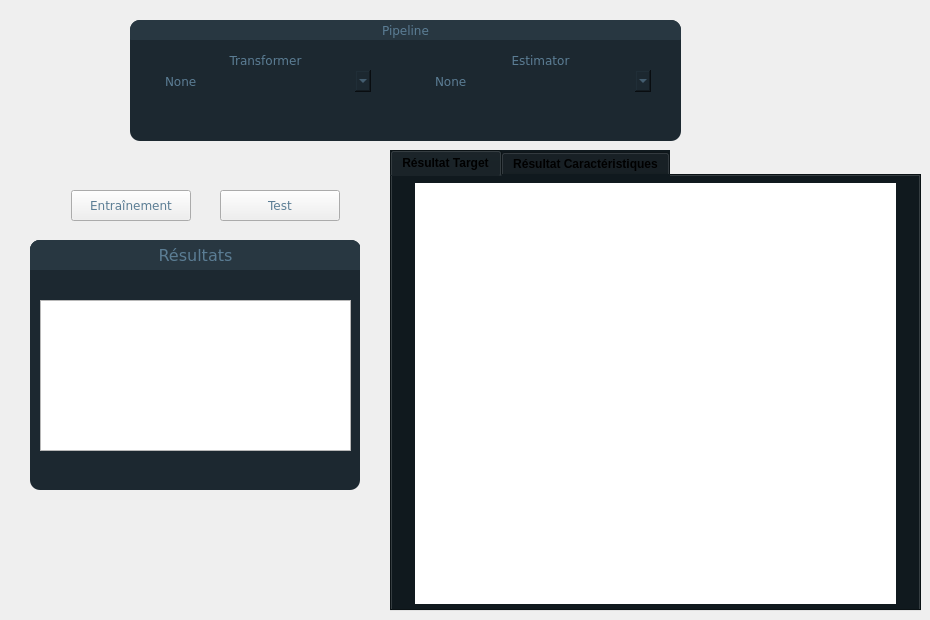
      <widget class="QWidget" name="tab_2">
       <attribute name="title">
        <string>Régression</string>
       </attribute>
       <widget class="QGroupBox" name="pipelineClassif_2">
        <property name="geometry">
         <rect>
          <x>130</x>
          <y>20</y>
          <width>551</width>
          <height>121</height>
         </rect>
        </property>
        <property name="styleSheet">
         <string notr="true">background-color: rgb(28, 40, 48);
color: rgb(91, 125, 148);
border-radius: 10px;</string>
        </property>
        <property name="title">
         <string/>
        </property>
        <property name="alignment">
         <set>Qt::AlignCenter</set>
        </property>
        <widget class="QComboBox" name="transformerCombo_2">
         <property name="geometry">
          <rect>
           <x>30</x>
           <y>50</y>
           <width>211</width>
           <height>22</height>
          </rect>
         </property>
         <property name="font">
          <font>
           <family>Verdana</family>
          </font>
         </property>
         <property name="cursor">
          <cursorShape>PointingHandCursor</cursorShape>
         </property>
         <property name="styleSheet">
          <string notr="true">
color: rgb(91, 125, 148);</string>
         </property>
         <item>
          <property name="text">
           <string>None</string>
          </property>
         </item>
         <item>
          <property name="text">
           <string>PolynomialFeatures</string>
          </property>
         </item>
        </widget>
        <widget class="QComboBox" name="estimatorCombo_2">
         <property name="geometry">
          <rect>
           <x>300</x>
           <y>50</y>
           <width>221</width>
           <height>22</height>
          </rect>
         </property>
         <property name="font">
          <font>
           <family>Verdana</family>
          </font>
         </property>
         <property name="cursor">
          <cursorShape>PointingHandCursor</cursorShape>
         </property>
         <property name="styleSheet">
          <string notr="true">
color: rgb(91, 125, 148);</string>
         </property>
         <item>
          <property name="text">
           <string>None</string>
          </property>
         </item>
         <item>
          <property name="text">
           <string>LinearRegression</string>
          </property>
         </item>
         <item>
          <property name="text">
           <string>Ridge</string>
          </property>
         </item>
         <item>
          <property name="text">
           <string>Lasso</string>
          </property>
         </item>
        </widget>
        <widget class="QLabel" name="label_19">
         <property name="geometry">
          <rect>
           <x>30</x>
           <y>30</y>
           <width>211</width>
           <height>20</height>
          </rect>
         </property>
         <property name="font">
          <font>
           <family>Verdana</family>
          </font>
         </property>
         <property name="styleSheet">
          <string notr="true">color: rgb(91, 125, 148);</string>
         </property>
         <property name="text">
          <string>Transformer</string>
         </property>
         <property name="alignment">
          <set>Qt::AlignCenter</set>
         </property>
        </widget>
        <widget class="QLabel" name="label_22">
         <property name="geometry">
          <rect>
           <x>300</x>
           <y>30</y>
           <width>221</width>
           <height>20</height>
          </rect>
         </property>
         <property name="font">
          <font>
           <family>Verdana</family>
          </font>
         </property>
         <property name="styleSheet">
          <string notr="true">color: rgb(91, 125, 148);</string>
         </property>
         <property name="text">
          <string>Estimator</string>
         </property>
         <property name="alignment">
          <set>Qt::AlignCenter</set>
         </property>
        </widget>
        <widget class="QLabel" name="label_23">
         <property name="geometry">
          <rect>
           <x>0</x>
           <y>0</y>
           <width>551</width>
           <height>20</height>
          </rect>
         </property>
         <property name="font">
          <font>
           <family>Verdana</family>
          </font>
         </property>
         <property name="styleSheet">
          <string notr="true">background-color: rgba(40,55,65,255);



color: rgb(91, 125, 148);



border-top-left-radius: 10px;



border-top-right-radius: 10px;



border-bottom-left-radius: 1px;



border-bottom-right-radius: 1px;</string>
         </property>
         <property name="text">
          <string>Pipeline</string>
         </property>
         <property name="alignment">
          <set>Qt::AlignCenter</set>
         </property>
        </widget>
       </widget>
       <widget class="QPushButton" name="trainRegreButton">
        <property name="geometry">
         <rect>
          <x>71</x>
          <y>190</y>
          <width>120</width>
          <height>31</height>
         </rect>
        </property>
        <property name="font">
         <font>
          <family>Verdana</family>
         </font>
        </property>
        <property name="cursor">
         <cursorShape>PointingHandCursor</cursorShape>
        </property>
        <property name="styleSheet">
         <string notr="true">color: rgb(91, 125, 148);</string>
        </property>
        <property name="text">
         <string>Entraînement</string>
        </property>
       </widget>
       <widget class="QTabWidget" name="tabWidget_4">
        <property name="geometry">
         <rect>
          <x>390</x>
          <y>150</y>
          <width>531</width>
          <height>461</height>
         </rect>
        </property>
        <property name="font">
         <font>
          <weight>75</weight>
          <bold>true</bold>
         </font>
        </property>
        <property name="styleSheet">
         <string notr="true">background-color: rgb(16, 25, 30);</string>
        </property>
        <property name="currentIndex">
         <number>0</number>
        </property>
        <widget class="QWidget" name="Score_2">
         <attribute name="title">
          <string>Résultat Target</string>
         </attribute>
         <widget class="MplWidget" name="graphResultRegression" native="true">
          <property name="geometry">
           <rect>
            <x>23</x>
            <y>7</y>
            <width>481</width>
            <height>421</height>
           </rect>
          </property>
          <property name="styleSheet">
           <string notr="true">background-color:white</string>
          </property>
         </widget>
        </widget>
        <widget class="QWidget" name="tab_6">
         <attribute name="title">
          <string>Résultat Caractéristiques</string>
         </attribute>
         <widget class="MplWidget" name="graphTestRegression" native="true">
          <property name="geometry">
           <rect>
            <x>10</x>
            <y>3</y>
            <width>511</width>
            <height>361</height>
           </rect>
          </property>
          <property name="styleSheet">
           <string notr="true">background-color:white</string>
          </property>
         </widget>
         <widget class="QComboBox" name="featsTestPlot_combo">
          <property name="geometry">
           <rect>
            <x>203</x>
            <y>370</y>
            <width>150</width>
            <height>31</height>
           </rect>
          </property>
          <property name="styleSheet">
           <string notr="true">
color: rgb(91, 125, 148);</string>
          </property>
         </widget>
        </widget>
       </widget>
       <widget class="QGroupBox" name="acq_box_6">
        <property name="geometry">
         <rect>
          <x>30</x>
          <y>240</y>
          <width>330</width>
          <height>250</height>
         </rect>
        </property>
        <property name="palette">
         <palette>
          <active>
           <colorrole role="WindowText">
            <brush brushstyle="SolidPattern">
             <color alpha="255">
              <red>91</red>
              <green>125</green>
              <blue>148</blue>
             </color>
            </brush>
           </colorrole>
           <colorrole role="Button">
            <brush brushstyle="SolidPattern">
             <color alpha="255">
              <red>28</red>
              <green>40</green>
              <blue>48</blue>
             </color>
            </brush>
           </colorrole>
           <colorrole role="Text">
            <brush brushstyle="SolidPattern">
             <color alpha="255">
              <red>91</red>
              <green>125</green>
              <blue>148</blue>
             </color>
            </brush>
           </colorrole>
           <colorrole role="ButtonText">
            <brush brushstyle="SolidPattern">
             <color alpha="255">
              <red>91</red>
              <green>125</green>
              <blue>148</blue>
             </color>
            </brush>
           </colorrole>
           <colorrole role="Base">
            <brush brushstyle="SolidPattern">
             <color alpha="255">
              <red>28</red>
              <green>40</green>
              <blue>48</blue>
             </color>
            </brush>
           </colorrole>
           <colorrole role="Window">
            <brush brushstyle="SolidPattern">
             <color alpha="255">
              <red>28</red>
              <green>40</green>
              <blue>48</blue>
             </color>
            </brush>
           </colorrole>
          </active>
          <inactive>
           <colorrole role="WindowText">
            <brush brushstyle="SolidPattern">
             <color alpha="255">
              <red>91</red>
              <green>125</green>
              <blue>148</blue>
             </color>
            </brush>
           </colorrole>
           <colorrole role="Button">
            <brush brushstyle="SolidPattern">
             <color alpha="255">
              <red>28</red>
              <green>40</green>
              <blue>48</blue>
             </color>
            </brush>
           </colorrole>
           <colorrole role="Text">
            <brush brushstyle="SolidPattern">
             <color alpha="255">
              <red>91</red>
              <green>125</green>
              <blue>148</blue>
             </color>
            </brush>
           </colorrole>
           <colorrole role="ButtonText">
            <brush brushstyle="SolidPattern">
             <color alpha="255">
              <red>91</red>
              <green>125</green>
              <blue>148</blue>
             </color>
            </brush>
           </colorrole>
           <colorrole role="Base">
            <brush brushstyle="SolidPattern">
             <color alpha="255">
              <red>28</red>
              <green>40</green>
              <blue>48</blue>
             </color>
            </brush>
           </colorrole>
           <colorrole role="Window">
            <brush brushstyle="SolidPattern">
             <color alpha="255">
              <red>28</red>
              <green>40</green>
              <blue>48</blue>
             </color>
            </brush>
           </colorrole>
          </inactive>
          <disabled>
           <colorrole role="WindowText">
            <brush brushstyle="SolidPattern">
             <color alpha="255">
              <red>91</red>
              <green>125</green>
              <blue>148</blue>
             </color>
            </brush>
           </colorrole>
           <colorrole role="Button">
            <brush brushstyle="SolidPattern">
             <color alpha="255">
              <red>28</red>
              <green>40</green>
              <blue>48</blue>
             </color>
            </brush>
           </colorrole>
           <colorrole role="Text">
            <brush brushstyle="SolidPattern">
             <color alpha="255">
              <red>91</red>
              <green>125</green>
              <blue>148</blue>
             </color>
            </brush>
           </colorrole>
           <colorrole role="ButtonText">
            <brush brushstyle="SolidPattern">
             <color alpha="255">
              <red>91</red>
              <green>125</green>
              <blue>148</blue>
             </color>
            </brush>
           </colorrole>
           <colorrole role="Base">
            <brush brushstyle="SolidPattern">
             <color alpha="255">
              <red>28</red>
              <green>40</green>
              <blue>48</blue>
             </color>
            </brush>
           </colorrole>
           <colorrole role="Window">
            <brush brushstyle="SolidPattern">
             <color alpha="255">
              <red>28</red>
              <green>40</green>
              <blue>48</blue>
             </color>
            </brush>
           </colorrole>
          </disabled>
         </palette>
        </property>
        <property name="font">
         <font>
          <pointsize>16</pointsize>
          <weight>50</weight>
          <bold>false</bold>
          <underline>false</underline>
          <strikeout>false</strikeout>
         </font>
        </property>
        <property name="layoutDirection">
         <enum>Qt::LeftToRight</enum>
        </property>
        <property name="styleSheet">
         <string notr="true">QGroupBox{
background-color: rgb(28, 40, 48);
color: rgb(91, 125, 148);
border-radius: 10px;
}

QGroupBox::title {

background-color:rgba(40,55,65,255);


} 







</string>
        </property>
        <property name="title">
         <string/>
        </property>
        <property name="alignment">
         <set>Qt::AlignHCenter|Qt::AlignTop</set>
        </property>
        <property name="flat">
         <bool>false</bool>
        </property>
        <widget class="QPushButton" name="stop_img_acq_button_5">
         <property name="geometry">
          <rect>
           <x>390</x>
           <y>220</y>
           <width>191</width>
           <height>81</height>
          </rect>
         </property>
         <property name="palette">
          <palette>
           <active>
            <colorrole role="WindowText">
             <brush brushstyle="SolidPattern">
              <color alpha="255">
               <red>91</red>
               <green>125</green>
               <blue>148</blue>
              </color>
             </brush>
            </colorrole>
            <colorrole role="Button">
             <brush brushstyle="SolidPattern">
              <color alpha="255">
               <red>40</red>
               <green>55</green>
               <blue>65</blue>
              </color>
             </brush>
            </colorrole>
            <colorrole role="Text">
             <brush brushstyle="SolidPattern">
              <color alpha="255">
               <red>91</red>
               <green>125</green>
               <blue>148</blue>
              </color>
             </brush>
            </colorrole>
            <colorrole role="ButtonText">
             <brush brushstyle="SolidPattern">
              <color alpha="255">
               <red>91</red>
               <green>125</green>
               <blue>148</blue>
              </color>
             </brush>
            </colorrole>
            <colorrole role="Base">
             <brush brushstyle="SolidPattern">
              <color alpha="255">
               <red>40</red>
               <green>55</green>
               <blue>65</blue>
              </color>
             </brush>
            </colorrole>
            <colorrole role="Window">
             <brush brushstyle="SolidPattern">
              <color alpha="255">
               <red>40</red>
               <green>55</green>
               <blue>65</blue>
              </color>
             </brush>
            </colorrole>
           </active>
           <inactive>
            <colorrole role="WindowText">
             <brush brushstyle="SolidPattern">
              <color alpha="255">
               <red>91</red>
               <green>125</green>
               <blue>148</blue>
              </color>
             </brush>
            </colorrole>
            <colorrole role="Button">
             <brush brushstyle="SolidPattern">
              <color alpha="255">
               <red>40</red>
               <green>55</green>
               <blue>65</blue>
              </color>
             </brush>
            </colorrole>
            <colorrole role="Text">
             <brush brushstyle="SolidPattern">
              <color alpha="255">
               <red>91</red>
               <green>125</green>
               <blue>148</blue>
              </color>
             </brush>
            </colorrole>
            <colorrole role="ButtonText">
             <brush brushstyle="SolidPattern">
              <color alpha="255">
               <red>91</red>
               <green>125</green>
               <blue>148</blue>
              </color>
             </brush>
            </colorrole>
            <colorrole role="Base">
             <brush brushstyle="SolidPattern">
              <color alpha="255">
               <red>40</red>
               <green>55</green>
               <blue>65</blue>
              </color>
             </brush>
            </colorrole>
            <colorrole role="Window">
             <brush brushstyle="SolidPattern">
              <color alpha="255">
               <red>40</red>
               <green>55</green>
               <blue>65</blue>
              </color>
             </brush>
            </colorrole>
           </inactive>
           <disabled>
            <colorrole role="WindowText">
             <brush brushstyle="SolidPattern">
              <color alpha="255">
               <red>91</red>
               <green>125</green>
               <blue>148</blue>
              </color>
             </brush>
            </colorrole>
            <colorrole role="Button">
             <brush brushstyle="SolidPattern">
              <color alpha="255">
               <red>40</red>
               <green>55</green>
               <blue>65</blue>
              </color>
             </brush>
            </colorrole>
            <colorrole role="Text">
             <brush brushstyle="SolidPattern">
              <color alpha="255">
               <red>91</red>
               <green>125</green>
               <blue>148</blue>
              </color>
             </brush>
            </colorrole>
            <colorrole role="ButtonText">
             <brush brushstyle="SolidPattern">
              <color alpha="255">
               <red>91</red>
               <green>125</green>
               <blue>148</blue>
              </color>
             </brush>
            </colorrole>
            <colorrole role="Base">
             <brush brushstyle="SolidPattern">
              <color alpha="255">
               <red>40</red>
               <green>55</green>
               <blue>65</blue>
              </color>
             </brush>
            </colorrole>
            <colorrole role="Window">
             <brush brushstyle="SolidPattern">
              <color alpha="255">
               <red>40</red>
               <green>55</green>
               <blue>65</blue>
              </color>
             </brush>
            </colorrole>
           </disabled>
          </palette>
         </property>
         <property name="font">
          <font>
           <family>Verdana</family>
           <pointsize>12</pointsize>
          </font>
         </property>
         <property name="styleSheet">
          <string notr="true">
background-color:rgba(40,55,65,255);
color: rgb(91, 125, 148);
 border-radius: 10px;
</string>
         </property>
         <property name="text">
          <string>Stop Acquisition</string>
         </property>
        </widget>
        <widget class="QFrame" name="frame_6">
         <property name="geometry">
          <rect>
           <x>0</x>
           <y>0</y>
           <width>331</width>
           <height>30</height>
          </rect>
         </property>
         <property name="styleSheet">
          <string notr="true">background-color:rgba(40,55,65,255);
border-top-left-radius :10px;
border-top-right-radius : 10px; 
border-bottom-left-radius : 1px; 
border-bottom-right-radius : 1px;</string>
         </property>
         <property name="frameShape">
          <enum>QFrame::StyledPanel</enum>
         </property>
         <property name="frameShadow">
          <enum>QFrame::Raised</enum>
         </property>
         <widget class="QLabel" name="label_29">
          <property name="geometry">
           <rect>
            <x>0</x>
            <y>0</y>
            <width>331</width>
            <height>31</height>
           </rect>
          </property>
          <property name="font">
           <font>
            <family>Verdana</family>
            <pointsize>12</pointsize>
           </font>
          </property>
          <property name="styleSheet">
           <string notr="true">color: rgb(91, 125, 148);</string>
          </property>
          <property name="text">
           <string>Résultats</string>
          </property>
          <property name="alignment">
           <set>Qt::AlignCenter</set>
          </property>
         </widget>
        </widget>
        <widget class="QTextBrowser" name="outputText_2">
         <property name="geometry">
          <rect>
           <x>10</x>
           <y>60</y>
           <width>311</width>
           <height>151</height>
          </rect>
         </property>
         <property name="layoutDirection">
          <enum>Qt::LeftToRight</enum>
         </property>
         <property name="styleSheet">
          <string notr="true">color:white</string>
         </property>
        </widget>
       </widget>
       <widget class="QPushButton" name="testRegressionButton">
        <property name="geometry">
         <rect>
          <x>220</x>
          <y>190</y>
          <width>120</width>
          <height>31</height>
         </rect>
        </property>
        <property name="font">
         <font>
          <family>Verdana</family>
         </font>
        </property>
        <property name="cursor">
         <cursorShape>PointingHandCursor</cursorShape>
        </property>
        <property name="styleSheet">
         <string notr="true">color: rgb(91, 125, 148);</string>
        </property>
        <property name="text">
         <string>Test</string>
        </property>
       </widget>
      </widget>
